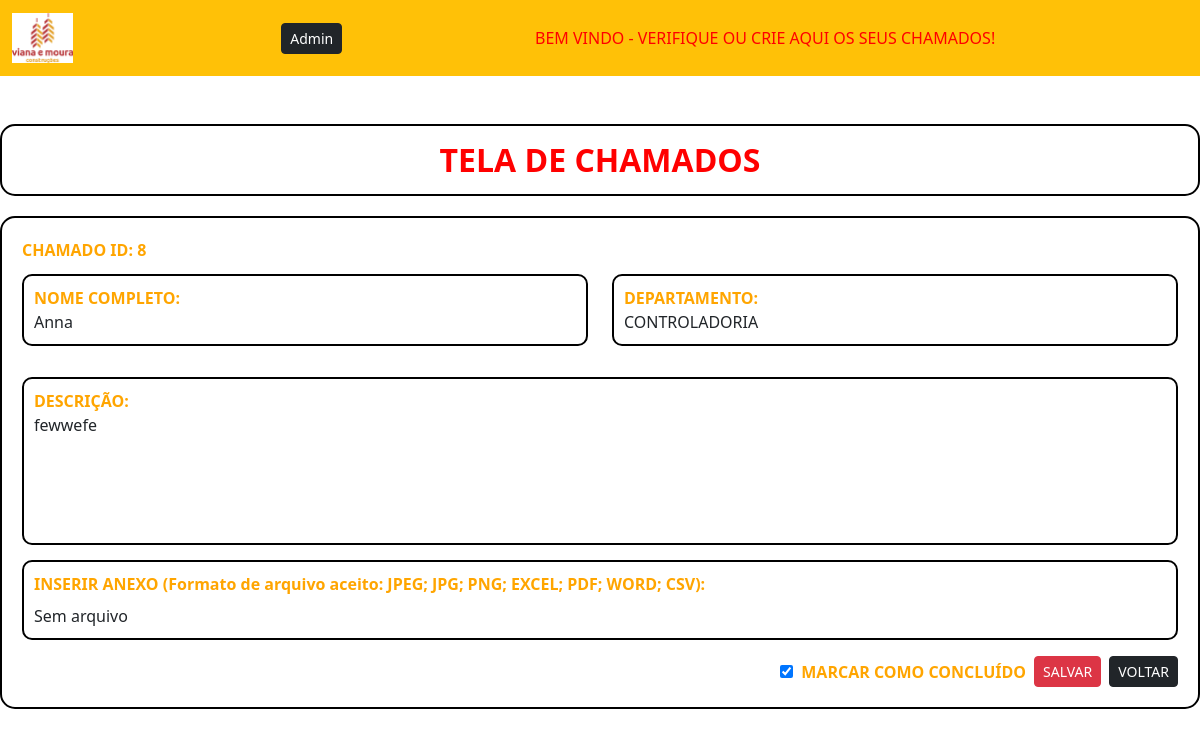
The page /admin-chamados/8/ (signed in) on the database its author committed.
### chamados/suporte/models.py (models this page shows, shortened)
class Documentos(models.Model):
    usuario = models.ForeignKey(User, on_delete=models.CASCADE, null=True, blank=True)
    titulo = models.CharField(max_length=100, blank=False, null=False)
    descricao = models.TextField()
    data_de_criacao = models.DateTimeField(auto_now_add=True)
    departamento = models.CharField(max_length=45, blank=True, null=True)
    arquivo = models.FileField(upload_to="Documentos/", blank=True, null=True)
    atualizado_pela_ultima_vez = models.DateTimeField(auto_now=True)
    status = models.CharField(max_length=20, choices=STATUS_CHOICE, default="aberto")

### chamados/suporte/views.py (the view, shortened to what this page needs)
# urls.py: path("admin-chamados/<int:pk>/", views.admin_detalhe_chamado, name="admin_detalhe_chamado"),
@staff_member_required
def admin_detalhe_chamado(request, pk):
    doc = get_object_or_404(Documentos, pk=pk)
    return render(request, "usuarios/admin_detalhe.html", {"doc": doc})

### chamados/suporte/templates/usuarios/admin_detalhe.html (shortened to what this page needs)
{% extends 'usuarios/base.html' %}
{% block conteudo %}
{% load static %}
    <div class="box-titulo">
      <h2 style="color:red; font-weight:bold; margin:0;">
        TELA DE CHAMADOS
      </h2>
    </div>
    <div class="box-form">
      <div style="text-align:left; color:orange; font-weight:bold; margin-bottom:12px;">
        CHAMADO ID: {{ doc.pk }}
      </div>
      <div class="row mb-3">
        <div class="col-md-6">
          <div class="box-campo">
            <label style="color:orange; font-weight:bold;">NOME COMPLETO:</label>
            <div>
              {% if doc.usuario %}
                {{ doc.usuario.get_full_name|default:doc.usuario.username }}
              {% else %}
                Sem usuário
              {% endif %}
            </div>
          </div>
        </div>
        <div class="col-md-6">
          <div class="box-campo">
            <label style="color:orange; font-weight:bold;">DEPARTAMENTO:</label>
            <div>{{ doc.departamento }}</div>
          </div>
        </div>
      </div>
      <div class="box-campo">
        <label style="color:orange; font-weight:bold;">DESCRIÇÃO:</label>
        <div style="min-height:120px; white-space:pre-wrap;">{{ doc.descricao }}</div>
      </div>
      <div class="box-campo">
        <label style="color:orange; font-weight:bold;">
          INSERIR ANEXO (Formato de arquivo aceito: JPEG; JPG; PNG; EXCEL; PDF; WORD; CSV):
        </label>
        <div class="d-flex align-items-center justify-content-between flex-wrap gap-2 mt-2">
          <div>
            {% if doc.arquivo %}
              <a href="{{ doc.arquivo.url }}" target="_blank" style="font-weight:bold; color:orange; text-decoration:none;">
                ABRIR ARQUIVO
              </a>
            {% else %}
              <span>Sem arquivo</span>
            {% endif %}
          </div>
        </div>
      </div>
      <form method="post" class="mt-3">
        <div class="d-flex justify-content-end align-items-center gap-2">
          <input
            type="checkbox"
            id="concluido"
            name="marcar_concluido"
            {% if doc.status == "concluído" %}checked{% endif %}
          >
          <label for="concluido" style="color:orange; font-weight:bold; margin:0;">
            MARCAR COMO CONCLUÍDO
          </label>
          <button class="btn btn-danger btn-sm" type="submit">
            SALVAR
          </button>
          <a class="btn btn-dark btn-sm" href="{% url 'admin_chamados' %}">
            VOLTAR
          </a>
      </form>
    </div>
{% endblock %}

### chamados/css/style.css (style rules this page uses)
.box-titulo { border: 2px solid black; border-radius: 15px; padding: 15px; text-align: center; margin-bottom: 20px; }
.box-form { border: 2px solid black; border-radius: 15px; padding: 20px; }
.box-campo { border: 2px solid black; border-radius: 10px; padding: 10px; margin-bottom: 15px; }

### rows shown on the page
Documentos: pk "8", usuario.get_full_name "Anna", departamento "CONTROLADORIA", descricao "fewwefe", status "☑"
